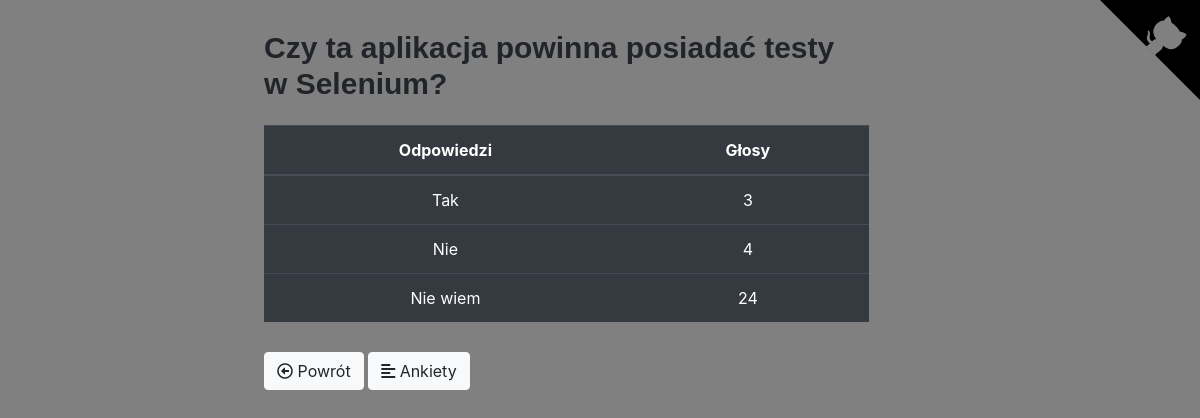
Screenshot of /polls/8/results/ with the database file from the repository.
### polls/models.py (models this page shows, shortened)
class Question(models.Model):
    question_text = models.CharField(max_length=200)
    pub_date = models.DateTimeField('Date published')
    def was_published_recently(self):
        now = timezone.now()
        return now - datetime.timedelta(days=1) <= self.pub_date <= now
    was_published_recently.admin_order_field = 'pub_date'
    was_published_recently.boolean = True
    was_published_recently.short_description = 'Published recently?'

class Choice(models.Model):
    question = models.ForeignKey(Question, on_delete=models.CASCADE)
    choice_text = models.CharField(max_length=200)
    votes = models.IntegerField(default=0)

### polls/views.py (the view)
# urls.py: path('<int:pk>/results/', views.ResultsView.as_view(), name='results'),
class ResultsView(generic.DetailView):
    model = Question
    template_name = 'polls/results.html'

### polls/templates/polls/results.html (shortened to what this page needs)
{% extends 'polls/base.html' %}
{% block body %}
    <div class="container">
        <h2>{{ question.question_text }}</h2>
        <table class="table table-hover table-dark">
          <thead align="center">
            <tr>
              <th scope="col" style="width:60%">Odpowiedzi</th>
              <th scope="col" style="width:40%">Głosy</th>
            </tr>
          </thead>
          <tbody align="center">
            {% for choice in question.choice_set.all %}
                <tr>
                  <td>{{ choice.choice_text }}</td>
                  <td>{{ choice.votes }}</td>
                </tr>
            {% endfor %}
          </tbody>
        </table>
        <a class="btn btn-light" href="{% url 'polls:detail' question.id %}">
            <i class="far fa-arrow-alt-circle-left"></i> Powrót</a>
        <a class="btn btn-light" href="{% url 'polls:index' %}"><i class="fas fa-align-left"></i> Ankiety</a>
    </div>
{% endblock %}

### static/polls/style.css (style rules this page uses)
body { background: grey; padding: 15px; }
h2 { font-size: 30px; font-family: 'Arial'; font-weight: bold; padding-top: 15px; padding-bottom: 15px; width: 600px; }
.container { width: 60%; margin: auto; }
.table { width: 90%; margin-bottom: 30px; }

### rows the page displays
Question: question_text "Czy ta aplikacja powinna posiadać testy w Selenium?"
Choice: choice_text "Tak", votes "3"
Choice: choice_text "Nie", votes "4"
Choice: choice_text "Nie wiem", votes "24"
